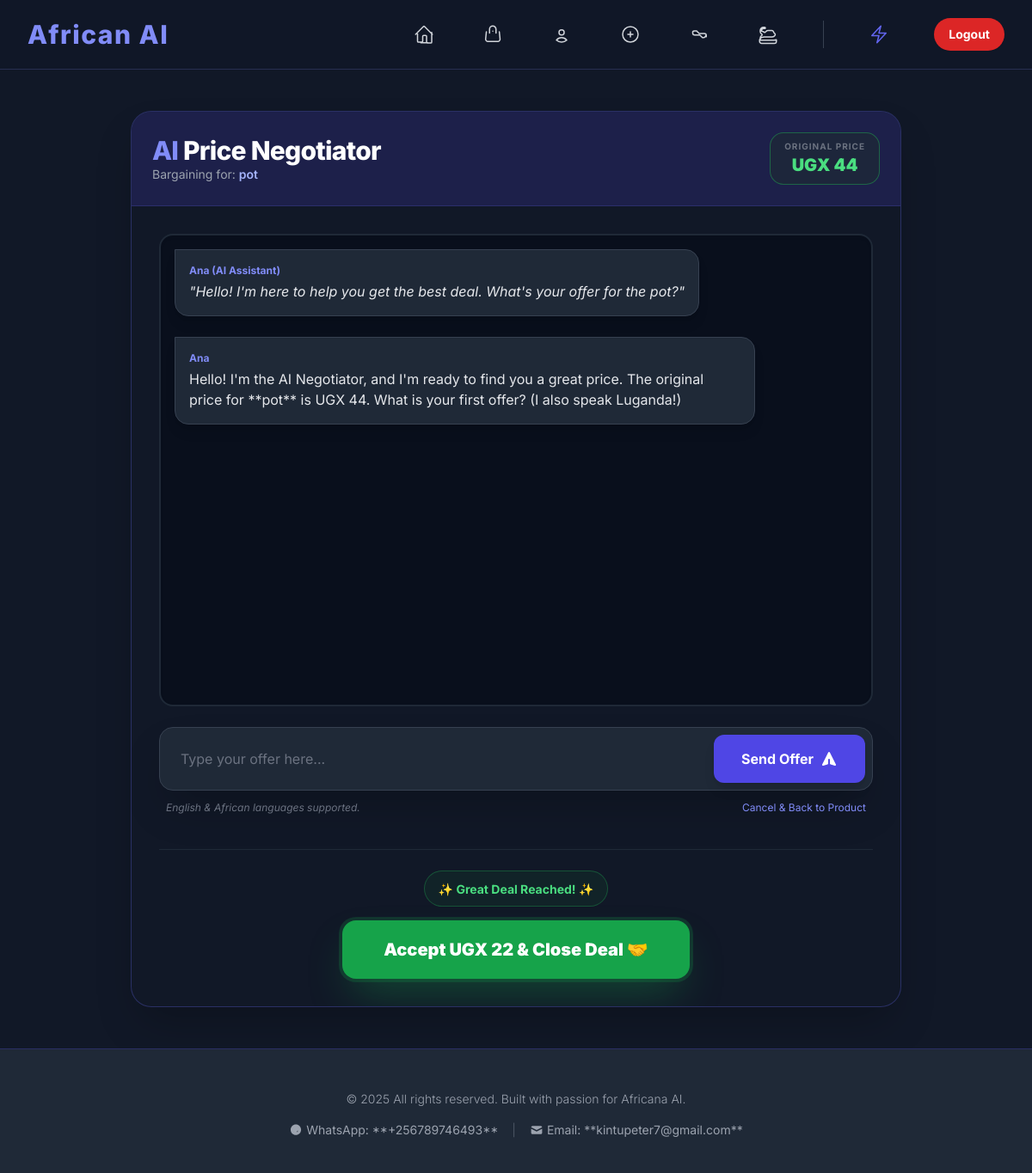
Page /eshop/product/cassava/negotiate/ (signed in) on the committed database.
### eshop/models.py (models this page shows, shortened)
class Product(models.Model):
    image = CloudinaryField('image', blank=True, null=True)
    video = CloudinaryField('video', resource_type='video', blank=True, null=True)
    negotiated_price = models.DecimalField(max_digits=10, decimal_places=2, null=True, blank=True)
    is_negotiable = models.BooleanField(default=False)
    name = models.CharField(max_length=200)
    slug = models.SlugField(max_length=100, unique=True, blank=True)
    description = models.TextField()
    price = models.DecimalField(max_digits=10, decimal_places=2, null=True, blank=True)
    referral_commission = models.DecimalField(
        max_digits=10,
        decimal_places=2,
        default=0.00,
        help_text="The amount paid to the referrer upon a successful sale."
    )
    CURRENCY_CHOICES = [
        ('UGX', 'UGX (Ugandan Shilling)'),
        ('USD', 'USD (US Dollar)'),
        ('KES', 'KES (Kenyan Shilling)'),
        ('NGN', 'NGN (Nigerian Naira)'),
        ('GHS', 'GHS (Ghanaian Cedi)'),
        ('ZAR', 'ZAR (South African Rand)'),
        ('TZS', 'TZS (Tanzanian Shilling)'),
        ('RWF', 'RWF (Rwandan Franc)'),
        ('EGP', 'EGP (Egyptian Pound)'),
    ]
    currency = models.CharField(max_length=3, choices=CURRENCY_CHOICES, default='UGX')
    country = models.CharField(max_length=50)
    vendor_name = models.CharField(max_length=100, default='Anonymous Seller')
    whatsapp_number = models.CharField(max_length=20)
    tiktok_url = models.URLField(max_length=200, null=True, blank=True)
    def get_currency_code(self):
        if self.currency and self.currency != 'UGX':
            return self.currency
        currency_map = {
            'Uganda': 'UGX', 'Kenya': 'KES', 'Tanzania': 'TZS',
            'Rwanda': 'RWF', 'Nigeria': 'NGN', 'Ghana': 'GHS',
            'South Africa': 'ZAR', 'Egypt': 'EGP', 'Zimbabwe': 'USD', 'USA': 'USD',
        }
        return currency_map.get(self.country, self.currency)
    class Meta:
        ordering = ['name']

### eshop/views.py (the view, shortened to what this page needs)
# urls.py: path('product/<slug:slug>/negotiate/', views.ai_negotiation_view, name='ai_negotiation'),
@login_required
def ai_negotiation_view(request, slug):
    product = get_object_or_404(Product, slug=slug)
    curr = product.get_currency_code()
    if not product.is_negotiable:
        messages.error(request, f"Price negotiation is not available for {product.name}.")
        return redirect('eshop:product_detail', slug=slug)
    form = NegotiationForm(request.POST or None)
    chat_history = request.session.get(f'chat_history_{slug}', None)
    if chat_history is None:
        initial_greeting = f"Hello! I'm the AI Negotiator, and I'm ready to find you a great price. The original price for **{product.name}** is {curr} {product.price:,.0f}. What is your first offer? (I also speak Luganda!)"
        chat_history = [{'role': 'ai', 'text': initial_greeting}]
    is_negotiation_active = product.negotiated_price and product.negotiated_price <= product.price * Decimal('0.90')
    context = {
        'product': product, 'form': form, 'chat_history': chat_history,
        'is_negotiation_active': is_negotiation_active, 'final_price': product.negotiated_price
    }
    return render(request, 'eshop/ai_negotiation.html', context)

### eshop/forms.py
class NegotiationForm(forms.Form):
    user_message = forms.CharField(
        widget=forms.TextInput(attrs={
            'class': 'w-full px-4 py-4 bg-transparent text-gray-100 border-none focus:ring-0 placeholder-gray-500 text-sm md:text-base',
            'placeholder': 'Type your offer here...',
            'autocomplete': 'off'
        }),
        label=''
    )

### eshop/templates/eshop/ai_negotiation.html (shortened to what this page needs)
{% extends "base.html" %}
{% load static %}
{% load humanize %}
{% load widget_tweaks %}
{% block content %}
<div class="container mx-auto px-4 py-8 md:py-12">
    <div class="max-w-4xl mx-auto bg-gray-900 rounded-3xl shadow-2xl border border-indigo-500/30 overflow-hidden">
        <header class="bg-indigo-900/40 p-6 border-b border-indigo-500/20 flex flex-col md:flex-row md:items-center md:justify-between gap-4">
            <div>
                <h1 class="text-2xl md:text-3xl font-extrabold text-white tracking-tight">
                    <span class="text-indigo-400">AI</span> Price Negotiator
                </h1>
                <p class="text-gray-400 text-sm">Bargaining for: <span class="text-indigo-300 font-semibold">{{ product.name }}</span></p>
            </div>
            <div class="bg-gray-800/80 px-4 py-2 rounded-2xl border border-green-500/40 text-center">
                <p class="text-[10px] uppercase font-bold text-gray-500 tracking-widest">Original Price</p>
                <p class="text-xl font-black text-green-400">{{ product.get_currency_code }} {{ product.price|floatformat:0|intcomma }}</p>
            </div>
        </header>
        <div class="p-4 md:p-8">
            <div id="chat-window"
                 class="h-[450px] lg:h-[550px] overflow-y-auto p-4 space-y-6 mb-6 bg-gray-950/50 rounded-2xl border-2 border-gray-800 shadow-inner custom-scrollbar">
                <div class="flex justify-start">
                    <div class="max-w-[85%] bg-gray-800 text-gray-200 p-4 rounded-2xl rounded-tl-none shadow-lg border border-gray-700">
                        <p class="text-xs font-bold text-indigo-400 mb-1">Ana (AI Assistant)</p>
                        <p class="text-sm md:text-base italic">"Hello! I'm here to help you get the best deal. What's your offer for the {{ product.name }}?"</p>
                    </div>
                </div>
                {% for message in chat_history %}
                    {% if message.role == 'user' %}
                        <div class="flex justify-end">
                            <div class="max-w-[85%] bg-indigo-600 text-white p-4 rounded-2xl rounded-tr-none shadow-xl transform transition hover:scale-[1.01]">
                                <p class="text-xs font-bold mb-1 opacity-70 text-right">You</p>
                                <p class="text-sm md:text-base leading-relaxed">{{ message.text|safe }}</p>
                            </div>
                        </div>
                    {% else %}
                        <div class="flex justify-start">
                            <div class="max-w-[85%] bg-gray-800 text-gray-200 p-4 rounded-2xl rounded-tl-none shadow-lg border border-gray-700 transform transition hover:scale-[1.01]">
                                <p class="text-xs font-bold text-indigo-400 mb-1">Ana</p>
                                <p class="text-sm md:text-base leading-relaxed">{{ message.text|safe }}</p>
                            </div>
                        </div>
                    {% endif %}
                {% endfor %}
            </div>
            <form method="post" id="negotiation-form" class="relative">
                <div class="flex flex-col sm:flex-row gap-3 bg-gray-800 p-2 rounded-2xl border border-gray-700 focus-within:border-indigo-500 transition-all shadow-2xl">
                    <div class="flex-grow">
                        {{ form.user_message }}
                    </div>
                    <button type="submit"
                            onclick="showTyping()"
                            class="bg-indigo-600 hover:bg-indigo-500 text-white font-bold py-3 px-8 rounded-xl transition-all flex items-center justify-center gap-2 shadow-lg active:scale-95">
                        <span>Send Offer</span>
                        <svg xmlns="http://www.w3.org/2000/svg" class="h-5 w-5" viewBox="0 0 20 20" fill="currentColor">
                            <path d="M10.894 2.553a1 1 0 00-1.788 0l-7 14a1 1 0 001.169 1.409l5-1.429A1 1 0 009 15.571V11a1 1 0 112 0v4.571a1 1 0 00.725.962l5 1.428a1 1 0 001.17-1.408l-7-14z" />
                        </svg>
                    </button>
                </div>
                <div class="mt-3 flex justify-between items-center px-2">
                    <p class="text-[10px] md:text-xs text-gray-500 italic">
                        English & African languages supported.
                    </p>
                    <a href="{% url 'eshop:product_detail' product.slug %}" class="text-[10px] md:text-xs text-indigo-400 hover:underline">
                        Cancel & Back to Product
                    </a>
                </div>
            </form>
            <div class="mt-10 pt-6 border-t border-gray-800">
                {% with final_price=product.negotiated_price|default:product.price %}
                <div class="flex flex-col items-center">
                    {% if is_negotiation_active %}
                        <div class="mb-4 px-4 py-2 bg-green-900/20 border border-green-500/30 rounded-full animate-bounce">
                            <span class="text-green-400 text-sm font-bold">✨ Great Deal Reached! ✨</span>
                        </div>
                        <a href="{% url 'eshop:accept_negotiated_price' product.slug %}"
                           class="w-full sm:w-auto bg-green-600 hover:bg-green-700 text-white font-black text-xl py-5 px-12 rounded-2xl transition-all duration-300 shadow-2xl shadow-green-600/40 transform hover:scale-[1.03] ring-4 ring-green-600/20 text-center">
                            Accept {{ product.get_currency_code }} {{ final_price|floatformat:0|intcomma }} & Close Deal 🤝
                        </a>
                    {% else %}
                        <div class="w-full bg-gray-800/50 p-6 rounded-2xl border border-gray-700 text-center opacity-60">
                            <p class="text-gray-400 font-medium text-sm sm:text-base">
                                The "Lock In" button will appear once the AI agrees to your price.
                            </p>
                        </div>
                    {% endif %}
                </div>
                {% endwith %}
            </div>
        </div>
    </div>
</div>
{% endblock %}

### templates/base.html (style rules this page uses)
body { font-family: 'Inter', sans-serif; padding-bottom: 70px; }
@media (min-width: 768px) { body { padding-bottom: 0; } }

### rows in the picture
Product: name "pot", get_currency_code "UGX", price "44", negotiated_price "22"

### other values in the picture
{{ message.text|safe }} "Hello! I'm the AI Negotiator, and I'm ready to find you a great price. The original price for **pot** is UGX 44. What is your first offer? (I also speak Luganda!)"
